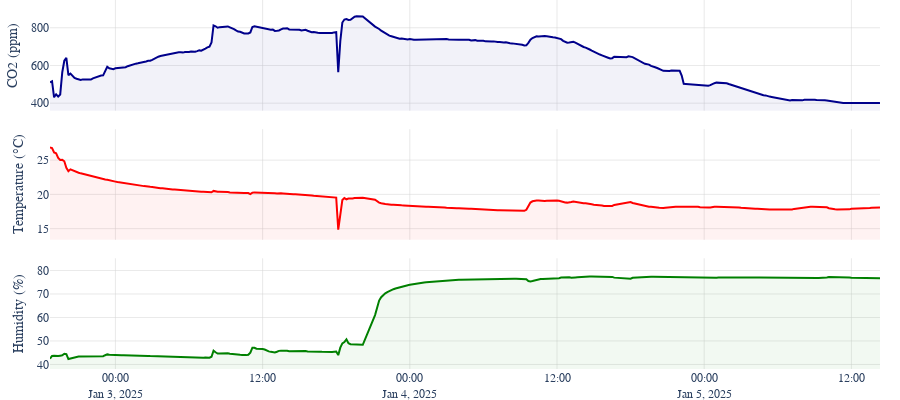

The notebook cell saved with this chart:
### Code cell
import plotly.graph_objects as go
from plotly.subplots import make_subplots

# Assuming df_aggregated is already defined and contains your data
df_aggregated = df.set_index('timestamp_local').resample('10min').mean()
df_aggregated = df_aggregated.sort_values(by='timestamp') 

# Create subplots with shared x-axis and separate y-axes
fig = make_subplots(rows=3, cols=1, shared_xaxes=True, vertical_spacing=0.05)

# Add CO2 values trace with fill
fig.add_trace(
    go.Scatter(
        x=df_aggregated.index,
        y=df_aggregated['co2_value'],
        mode='lines',
        name='CO2 (ppm)',
        line=dict(color='#00008B'),
        fill='tozeroy',  # Fill under the curve
        fillcolor='rgba(0, 0, 139, 0.05)'  # Light fill color (transparent blue)
    ),
    row=1, col=1
)

# Add Temperature trace with fill
fig.add_trace(
    go.Scatter(
        x=df_aggregated.index,
        y=df_aggregated['temperature'],
        mode='lines',
        name='Temperature (°C)',
        line=dict(color='#FF0000'),
        fill='tozeroy',  # Fill under the curve
        fillcolor='rgba(255, 0, 0, 0.05)'  # Light fill color (transparent red)
    ),
    row=2, col=1
)

# Add Humidity trace with fill
fig.add_trace(
    go.Scatter(
        x=df_aggregated.index,
        y=df_aggregated['humidity'],
        mode='lines',
        name='Humidity (%)',
        line=dict(color='#008000'),
        fill='tozeroy',  # Fill under the curve
        fillcolor='rgba(0, 128, 0, 0.05)'  # Light fill color (transparent green)
    ),
    row=3, col=1
)

# Update layout for better visualization and responsiveness
fig.update_layout(
    autosize=True,
    height=400,  # Reduced height
    margin=dict(l=50, r=20, t=0, b=0),  # Adjusted margins
    plot_bgcolor='white',
    paper_bgcolor='white',
    showlegend=False,  # Remove legend from the plot
    font=dict(family="Arial, sans-serif", size=12)
)

# Update y-axis titles for each subplot
fig.update_yaxes(title_text="CO2 (ppm)", row=1, col=1, title_standoff=10)
fig.update_yaxes(title_text="Temperature (°C)", row=2, col=1, title_standoff=10)
fig.update_yaxes(title_text="Humidity (%)", row=3, col=1, title_standoff=10)

# Add grid in light grey
fig.update_xaxes(showgrid=True, gridwidth=0.5, gridcolor='lightgrey')
fig.update_yaxes(showgrid=True, gridwidth=0.5, gridcolor='lightgrey')
fig.update_yaxes(title_text="CO2 (ppm)", range=[df_aggregated['co2_value'].min()*0.9, df_aggregated['co2_value'].max()*1.1], row=1, col=1)
fig.update_yaxes(title_text="Temperature (°C)", range=[df_aggregated['temperature'].min()*0.9, df_aggregated['temperature'].max()*1.1], row=2, col=1)
fig.update_yaxes(title_text="Humidity (%)", range=[df_aggregated['humidity'].min()*0.9, df_aggregated['humidity'].max()*1.1], row=3, col=1)

# Configuration for responsiveness
config = {
    'responsive': True,
    'displayModeBar': False,  # Hide the mode bar
    'scrollZoom': False  # Disable scroll zoom
}

# Save the figure as an HTML file
fig.write_html("./timeseries.html", config=config, include_plotlyjs='cdn', full_html=False)

# Show the figure (optional if running in a script)
fig.show(config=config)

### Figure 1 — Plotly figure (JSON) as saved in the notebook; plotly's stock layout.template omitted (floating-point values rounded to 4 significant figures; data arrays with more than 128 entries replaced by an {"elided": "..."} marker saying what was removed)
{"data": [{"fill": "tozeroy", "fillcolor": "rgba(0, 0, 139, 0.05)", "line": {"color": "#00008B"}, "mode": "lines", "name": "CO2 (ppm)", "type": "scatter", "x": {"elided": "407 str values"}, "xaxis": "x", "y": {"elided": "407 float values"}, "yaxis": "y"}, {"fill": "tozeroy", "fillcolor": "rgba(255, 0, 0, 0.05)", "line": {"color": "#FF0000"}, "mode": "lines", "name": "Temperature (°C)", "type": "scatter", "x": {"elided": "407 str values"}, "xaxis": "x2", "y": {"elided": "407 float values"}, "yaxis": "y2"}, {"fill": "tozeroy", "fillcolor": "rgba(0, 128, 0, 0.05)", "line": {"color": "#008000"}, "mode": "lines", "name": "Humidity (%)", "type": "scatter", "x": {"elided": "407 str values"}, "xaxis": "x3", "y": {"elided": "407 float values"}, "yaxis": "y3"}], "layout": {"autosize": true, "font": {"family": "Arial, sans-serif", "size": 12}, "height": 400, "margin": {"b": 0, "l": 50, "r": 20, "t": 0}, "paper_bgcolor": "white", "plot_bgcolor": "white", "showlegend": false, "xaxis": {"anchor": "y", "domain": [0, 1], "gridcolor": "lightgrey", "gridwidth": 0.5, "matches": "x3", "showgrid": true, "showticklabels": false}, "xaxis2": {"anchor": "y2", "domain": [0, 1], "gridcolor": "lightgrey", "gridwidth": 0.5, "matches": "x3", "showgrid": true, "showticklabels": false}, "xaxis3": {"anchor": "y3", "domain": [0, 1], "gridcolor": "lightgrey", "gridwidth": 0.5, "showgrid": true}, "yaxis": {"anchor": "x", "domain": [0.7, 1], "gridcolor": "lightgrey", "gridwidth": 0.5, "range": [360.2, 947.1], "showgrid": true, "title": {"standoff": 10, "text": "CO2 (ppm)"}}, "yaxis2": {"anchor": "x2", "domain": [0.35, 0.65], "gridcolor": "lightgrey", "gridwidth": 0.5, "range": [13.37, 29.52], "showgrid": true, "title": {"standoff": 10, "text": "Temperature (°C)"}}, "yaxis3": {"anchor": "x3", "domain": [0, 0.3], "gridcolor": "lightgrey", "gridwidth": 0.5, "range": [38.07, 85.18], "showgrid": true, "title": {"standoff": 10, "text": "Humidity (%)"}}}}
